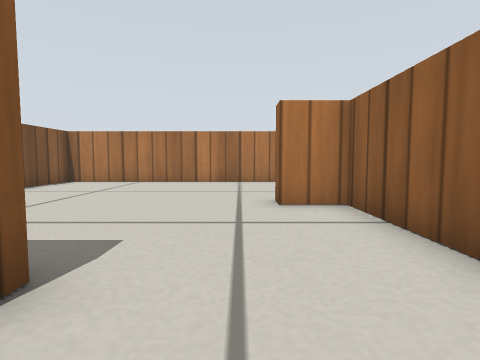
View 1 (above)

12 first-person views from a walk through a Gazebo world. The camera is 0.22 m above the floor, tilts 4° down and sees 80° across. The floor is counted in squares, 0.25 m on a side. Each view is taken from the middle of a square. On the plan, view 1 faces up. The plan holds only what a view shows up to about 11 squares ahead; the rest is blank. Simple patterns stand in for the simulator's built-in surfaces.

View 2
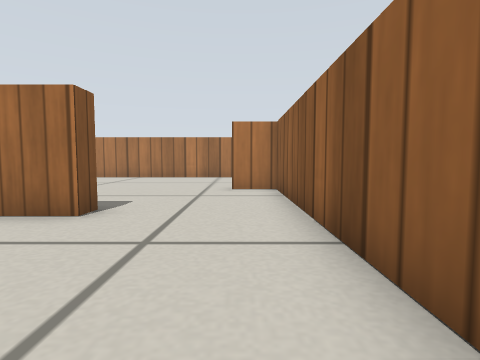

View 3
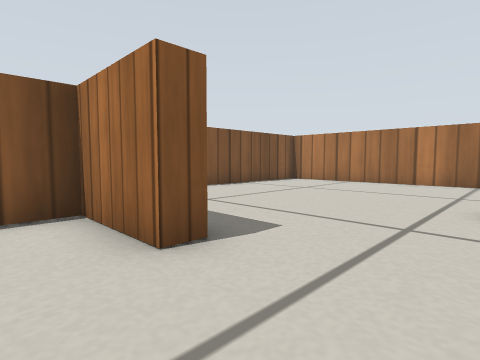

View 4
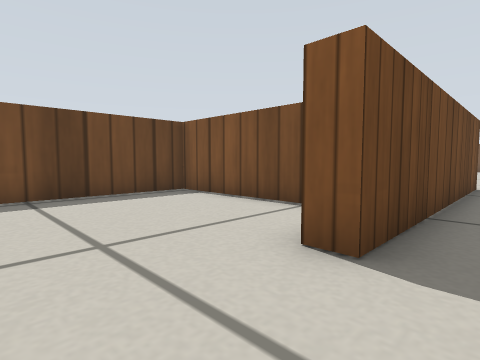

View 5
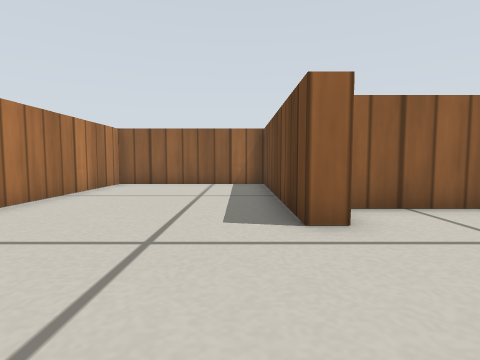

View 6
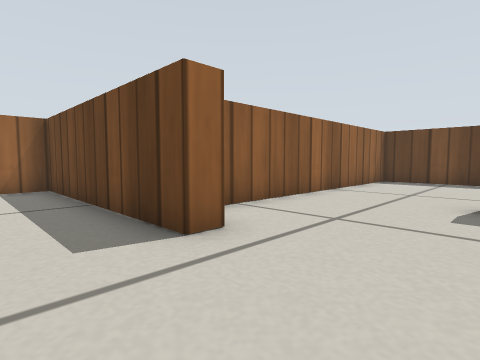

View 7
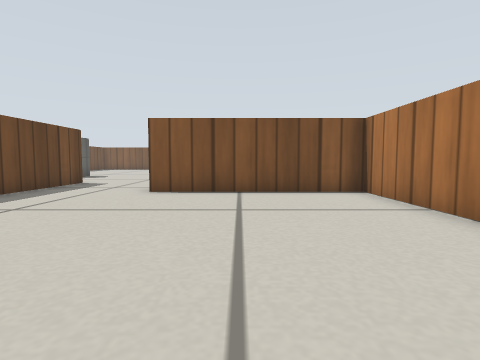

View 8
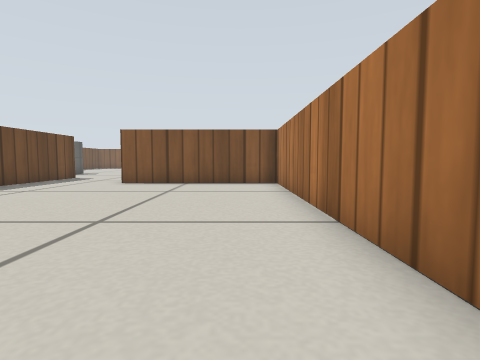

View 9
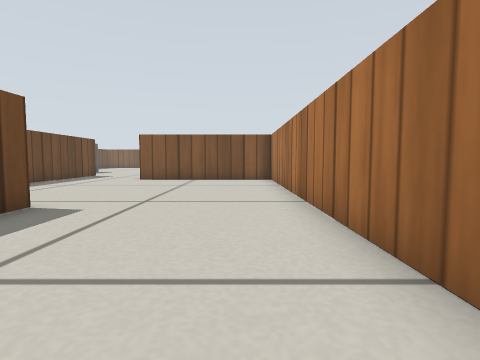

View 10
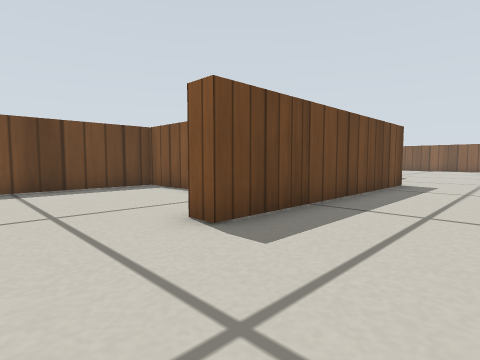

View 11
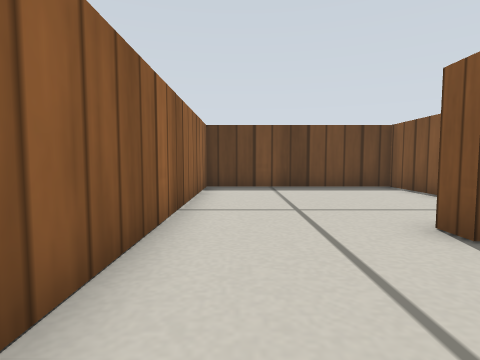

View 12
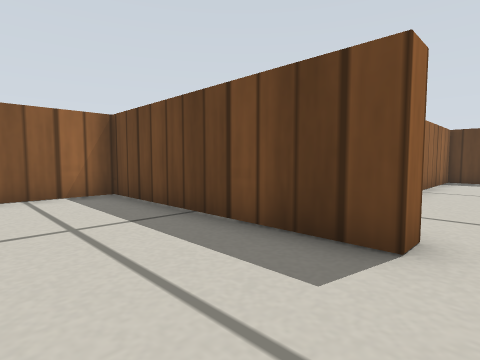

### Floor plan
Points are (right, up) in squares from view 1. A wall is a line through its corners. A room is listed if a view was taken in it or the views show most of it. See-through windows are left out.
Room 1 (views 1, 2, 3)
walls: (-1.5, 2) (-1.5, 1.4) (-3.9, 1.4) (-3.9, -4.3) (2.1, -4.3) (2.1, 2.6)
ways out: opening at (0, 1.5) to room 2
Room 2 (views 4, 5, 6, 7, 8, 9, 10, 11, 12)
walls: (2.1, 2.6) (2.1, 5.5) (0.8, 5.5) (0.8, 6.1) (7.4, 6.1) (7.4, 11.4) (-6.8, 11.4) (-6.8, 5.5); (-10, 2) (-1.5, 2)
ways out: opening at (0, 1.5) to room 1; opening at (-10.7, 4)

Positions as (right, up) in squares from view 1, and headings:
1: (0, 0), facing up
2: (1, -3), facing up
3: (1, 0), facing up-left
4: (1, 3), facing down-left
5: (-3, 7), facing right
6: (-2, 8), facing down-right
7: (1, 8), facing left
8: (4, 10), facing left
9: (6, 10), facing left
10: (1, 5), facing down-left
11: (1, 5), facing down
12: (0, 9), facing down-right
